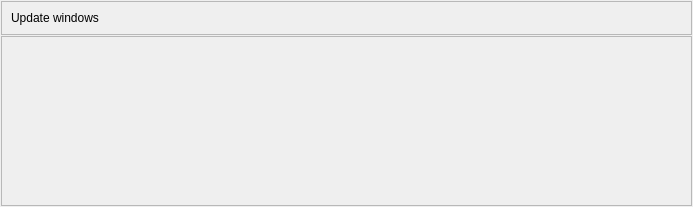
<?xml version="1.0" encoding="UTF-8"?>
<ui version="4.0">
 <class>MainWindow</class>
 <widget class="QMainWindow" name="MainWindow">
  <property name="geometry">
   <rect>
    <x>0</x>
    <y>0</y>
    <width>693</width>
    <height>207</height>
   </rect>
  </property>
  <property name="windowTitle">
   <string>MainWindow</string>
  </property>
  <widget class="QWidget" name="centralwidget">
   <layout class="QVBoxLayout" name="verticalLayout">
    <property name="spacing">
     <number>1</number>
    </property>
    <property name="leftMargin">
     <number>1</number>
    </property>
    <property name="topMargin">
     <number>1</number>
    </property>
    <property name="rightMargin">
     <number>1</number>
    </property>
    <property name="bottomMargin">
     <number>1</number>
    </property>
    <item>
     <widget class="QFrame" name="frame">
      <property name="sizePolicy">
       <sizepolicy hsizetype="Preferred" vsizetype="Fixed">
        <horstretch>0</horstretch>
        <verstretch>0</verstretch>
       </sizepolicy>
      </property>
      <property name="frameShape">
       <enum>QFrame::StyledPanel</enum>
      </property>
      <property name="frameShadow">
       <enum>QFrame::Raised</enum>
      </property>
      <layout class="QHBoxLayout" name="horizontalLayout">
       <item>
        <widget class="QLabel" name="label">
         <property name="text">
          <string>Update windows</string>
         </property>
        </widget>
       </item>
      </layout>
     </widget>
    </item>
    <item>
     <widget class="QFrame" name="frame_2">
      <property name="frameShape">
       <enum>QFrame::StyledPanel</enum>
      </property>
      <property name="frameShadow">
       <enum>QFrame::Raised</enum>
      </property>
     </widget>
    </item>
   </layout>
  </widget>
 </widget>
 <resources/>
 <connections/>
</ui>
